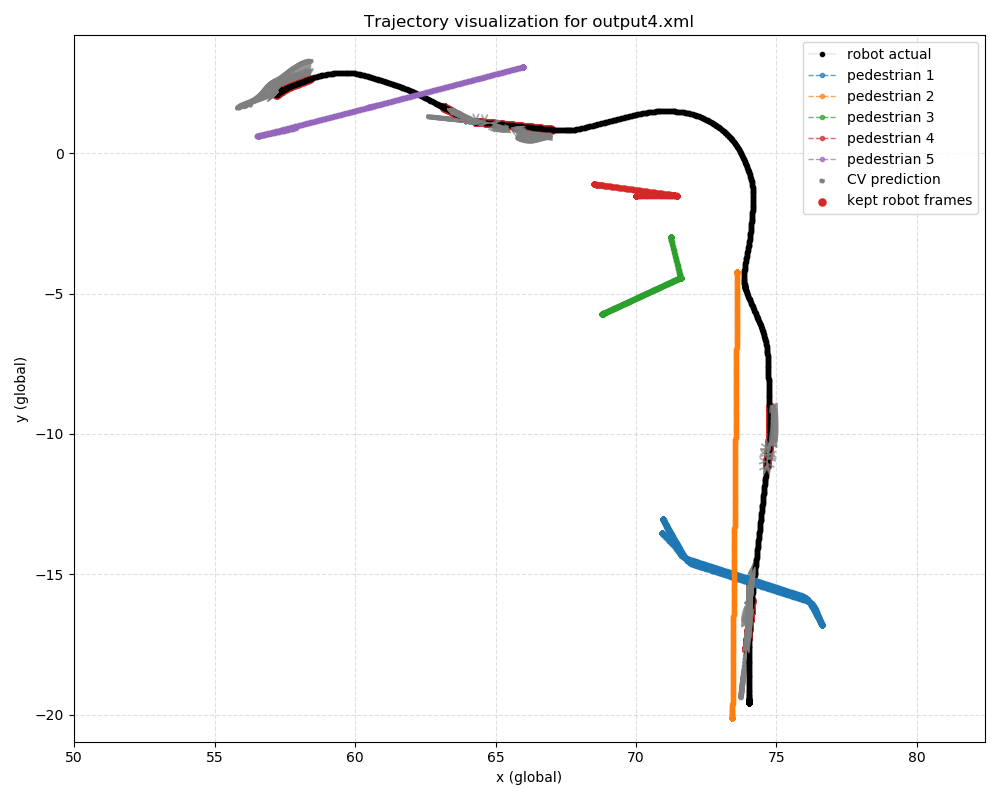

Python code for this plot:
#!/usr/bin/env python3
"""
Visualize raw Unity trajectory data from a single XML file.

This script plots:
  - robot global trajectory
  - pedestrian global trajectories
  - CV-based predicted robot positions for kept frames
  - residual arrows from CV prediction to actual robot position

The plot uses global coordinates directly and does not transform into robot frame.
"""

from __future__ import annotations

import argparse
import os
from turtle import color
import xml.etree.ElementTree as ET
from typing import List, Optional

import matplotlib.pyplot as plt
import numpy as np


def infer_num_nodes(attrib: dict) -> int:
    max_i = -1
    for k in attrib.keys():
        if k.startswith("x_"):
            try:
                idx = int(k.split("_", 1)[1])
            except ValueError:
                continue
            max_i = max(max_i, idx)
    if max_i < 0:
        raise ValueError("No node position keys found in XML frame.")
    return max_i + 1


def parse_global_frame(frame: ET.Element) -> tuple[np.ndarray, np.ndarray]:
    attrib = frame.attrib
    V = infer_num_nodes(attrib)

    positions = np.zeros((V, 2), dtype=np.float32)
    velocities = np.zeros((V, 2), dtype=np.float32)

    for i in range(V):
        positions[i, 0] = float(attrib.get(f"x_{i}", 0.0))
        positions[i, 1] = float(attrib.get(f"y_{i}", 0.0))
        velocities[i, 0] = float(attrib.get(f"vx_{i}", 0.0))
        velocities[i, 1] = float(attrib.get(f"vy_{i}", 0.0))

    return positions, velocities


def load_global_sequence(
    xml_path: str,
    frame_rate: float = 60.0,
    k_horizon_frames: int = 15,
    d_thresh: float = 2.0,
    strict_less: bool = True,
):
    dt = 1.0 / float(frame_rate)
    k = int(k_horizon_frames)
    if k < 1:
        raise ValueError("k_horizon_frames must be >= 1")

    tree = ET.parse(xml_path)
    root = tree.getroot()
    if root.tag != "outputInfo":
        raise ValueError(f"Expected root tag 'outputInfo', got '{root.tag}'")

    frames = list(root)
    if len(frames) <= k:
        raise ValueError(f"Need at least {k+1} frames, found {len(frames)}")

    node_counts = [infer_num_nodes(fr.attrib) for fr in frames]
    if len(set(node_counts)) != 1:
        raise ValueError("Variable node count across frames is not supported.")
    V = node_counts[0]

    positions: List[np.ndarray] = []
    velocities: List[np.ndarray] = []
    frame_names: List[str] = []

    for fr in frames:
        pos, vel = parse_global_frame(fr)
        positions.append(pos)
        velocities.append(vel)
        frame_names.append(fr.tag)

    robot_positions = np.stack([pos[0] for pos in positions], axis=0)
    robot_velocities = np.stack([vel[0] for vel in velocities], axis=0)
    pedestrian_positions = np.stack([pos[1:] for pos in positions], axis=0) if V > 1 else np.zeros((len(frames), 0, 2), dtype=np.float32)

    kept_indices: List[int] = []
    cv_pred_positions: List[np.ndarray] = []
    cv_residuals: List[np.ndarray] = []
    dmins: List[float] = []

    for t in range(k, len(frames)):
        robot_pos = robot_positions[t]
        if V > 1:
            ped_pos = pedestrian_positions[t]
            dmin = float(np.min(np.linalg.norm(ped_pos - robot_pos[None, :], axis=1)))
        else:
            dmin = float("inf")

        dmins.append(dmin)
        keep = (dmin < d_thresh) if strict_less else (dmin <= d_thresh)
        if not keep:
            continue

        prev_pos = robot_positions[t - k]
        prev_vel = robot_velocities[t - k]
        predicted = prev_pos + prev_vel * (dt * k)
        residual = robot_pos - predicted

        kept_indices.append(t)
        cv_pred_positions.append(predicted)
        cv_residuals.append(residual)

    if len(kept_indices) == 0:
        raise ValueError(
            f"No frames kept after applying d_thresh={d_thresh} with strict_less={strict_less}."
        )

    return {
        "robot_positions": robot_positions,
        "pedestrian_positions": pedestrian_positions,
        "cv_pred_positions": np.stack(cv_pred_positions, axis=0),
        "cv_residuals": np.stack(cv_residuals, axis=0),
        "kept_indices": np.asarray(kept_indices, dtype=np.int32),
        "dmins": np.asarray(dmins, dtype=np.float32),
        "frame_names": frame_names,
        "dt": dt,
        "k": k,
    }


def plot_global_trajectory(
    robot_positions: np.ndarray,
    pedestrian_positions: np.ndarray,
    cv_pred_positions: np.ndarray,
    cv_residuals: np.ndarray,
    kept_indices: np.ndarray,
    xml_path: str,
    save_path: str = "visualize_data.png",
) -> None:
    fig, ax = plt.subplots(figsize=(10, 8))

    ax.plot(
        robot_positions[:, 0],
        robot_positions[:, 1],
        marker=".",
        linewidth = 0.1,
        linestyle="-",
        color="black",
        label="robot actual",
    )

    #print(pedestrian_positions.shape)
    #print(kept_indices)
    if pedestrian_positions.shape[1] > 0:
        for pid in range(pedestrian_positions.shape[1]):
            ped = pedestrian_positions[:, pid, :]
            ax.plot(
                ped[:, 0],
                ped[:, 1],
                linestyle="--",
                marker=".",
                linewidth=1.0,
                alpha=0.7,
                label=f"pedestrian {pid + 1}",
            )
        #if pedestrian_positions.shape[1] > 1:
        #    ax.plot([], [], linestyle="--", color="black", alpha=0.7, label="other pedestrians")

    ax.scatter(
        cv_pred_positions[:, 0],
        cv_pred_positions[:, 1],
        marker=".",
        linestyle="--",
        color="tab:grey",
        label="CV prediction",
    )

    for pred, t in zip(cv_pred_positions, kept_indices):
        actual = robot_positions[t]
        ax.annotate(
            "",
            xy=actual,
            xytext=pred,
            arrowprops=dict(arrowstyle="->", color="tab:grey", alpha=0.7, linewidth=1.2),
        )

    ax.scatter(
        robot_positions[kept_indices, 0],
        robot_positions[kept_indices, 1],
        marker="o",
        color="tab:red",
        linewidth = 0.1,
        label="kept robot frames",
    )

    ax.set_title(f"Trajectory visualization for {os.path.basename(xml_path)}")
    ax.set_xlabel("x (global)")
    ax.set_ylabel("y (global)")
    ax.axis("equal")
    ax.grid(True, linestyle="--", alpha=0.4)
    ax.legend(loc="best")
    plt.tight_layout()
    plt.savefig(save_path)
    print(f"Saved trajectory visualization to {save_path}")
    plt.show()


def resolve_xml_path(input_path: str, xml_name: str) -> str:
    if os.path.isdir(input_path):
        candidate = os.path.join(input_path, xml_name)
        if os.path.exists(candidate):
            return candidate
        raise FileNotFoundError(
            f"Directory provided but {xml_name} was not found in {input_path}."
        )
    if os.path.isfile(input_path):
        return input_path
    raise FileNotFoundError(f"Input path does not exist: {input_path}")


def main() -> None:
    parser = argparse.ArgumentParser(description="Visualize raw XML trajectory data.")
    parser.add_argument(
        "--input",
        type=str,
        default="data/data_raw",
        help="Path to a raw XML file or to a data_raw sequence directory.",
    )
    parser.add_argument(
        "--xml-name",
        type=str,
        default="output4.xml",
        help="XML filename to use when input is a directory.",
    )
    parser.add_argument("--frame-rate", type=float, default=60.0, help="Frame rate used for CV prediction.")
    parser.add_argument("--k_horizon_frames", type=int, default=60, help="CV horizon in frames.")
    parser.add_argument("--d_thresh", type=float, default=2.5, help="Distance threshold to keep a frame.")
    parser.add_argument(
        "--strict-less",
        action="store_true",
        default=True,
        help="Keep only frames with d_min < d_thresh.",
    )
    parser.add_argument(
        "--non-strict-less",
        dest="strict_less",
        action="store_false",
        help="Keep frames with d_min <= d_thresh.",
    )
    parser.add_argument(
        "--save-path",
        type=str,
        default="visualize_data.png",
        help="Output plot file path.",
    )
    args = parser.parse_args()

    xml_path = resolve_xml_path(args.input, args.xml_name)

    sequence = load_global_sequence(
        xml_path=xml_path,
        frame_rate=args.frame_rate,
        k_horizon_frames=args.k_horizon_frames,
        d_thresh=args.d_thresh,
        strict_less=args.strict_less,
    )

    plot_global_trajectory(
        robot_positions=sequence["robot_positions"],
        pedestrian_positions=sequence["pedestrian_positions"],
        cv_pred_positions=sequence["cv_pred_positions"],
        cv_residuals=sequence["cv_residuals"],
        kept_indices=sequence["kept_indices"],
        xml_path=xml_path,
        save_path=args.save_path,
    )


if __name__ == "__main__":
    main()
